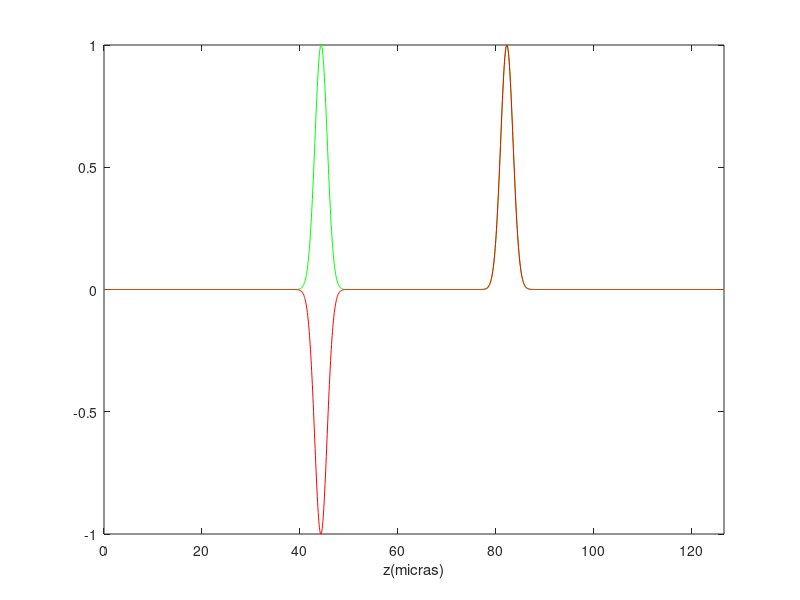

The MATLAB source for this figure:
%CTES
%%%%%%%%%%%%%%%%%%%%
lo=632.8e-9;    %longitud de onda
c=3e8;          %velocidad de la luz
tau=lo/c;       %periodo de la onda

paso=10;
t0=20*tau;     %tiempo del maximo del pulso gaussiano
sigma=2*tau;  %dispersion del pulso
J=@(t)exp(-0.5*((t-t0)/sigma).^2);  %puslo gaussiano como fuente
dz=lo/10;       %tama�o del intervalo espacial
dt=dz/(2*c);    %tama�o del intervalo temporal
nz=2000; nt=1000; %n�mero de nodos espaciales y temporales
t=0;            %tiempo inicial  
z=dz*(1:nz)*1e6;%creamos las posiciones en micras
%inicializa los vectores de campo E y H (mas rapido que E(1:nz)=0
E=zeros(1,nz); H=zeros(1,nz);

zf=nz*dz*1e6; %posicion final

for n=1:nt
    for i=2:nz-1 %Calcula E en todos los puntos menos en los extremos
        E(i)=E(i)+0.5*( H(i-1)-H(i) );
    end 

    %Inserta fuente en el centro
    E(nz/2)=E(nz/2)+J(t);
    for i=1:nz-1 %Calcula H menos en el extremo derecho
        H(i)=H(i)+0.5*( E(i)-E(i+1) );
    end

    t=n*dt; %incrementa tiempo
    
   % GRAFICAS

    if not(mod(n,paso))
      axis([0 zf -1 1]);
      plot(z,E,'g',z,H,'r')
      xlabel('z(micras)')
      axis([0 zf -1 1]);
      frame=getframe(gca);

    end
end

close all
